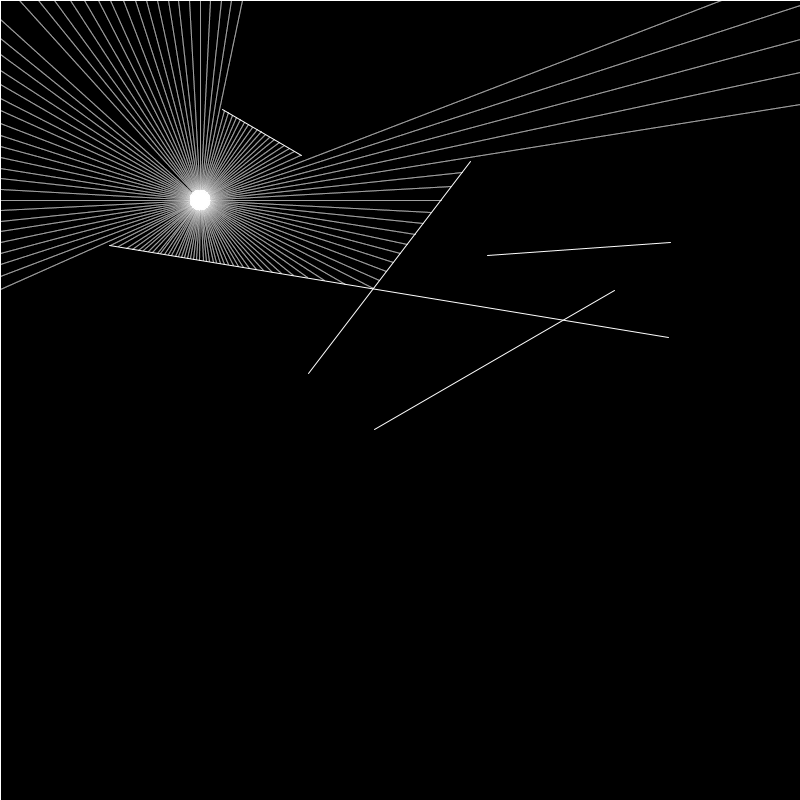
Frame 1 (no input)
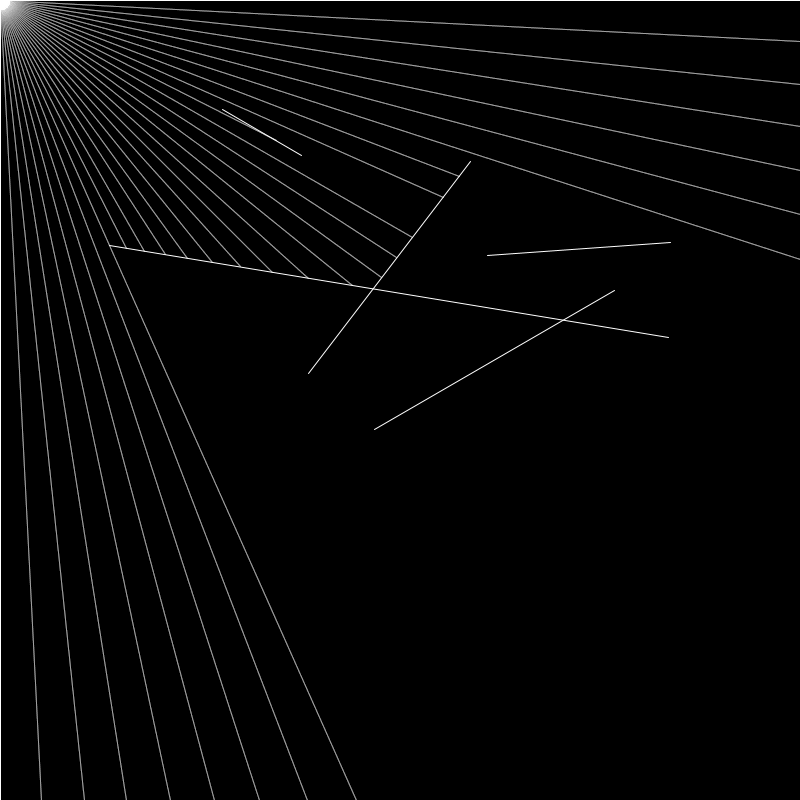
Frame 60 (the mouse pressed at the canvas centre just before this capture)
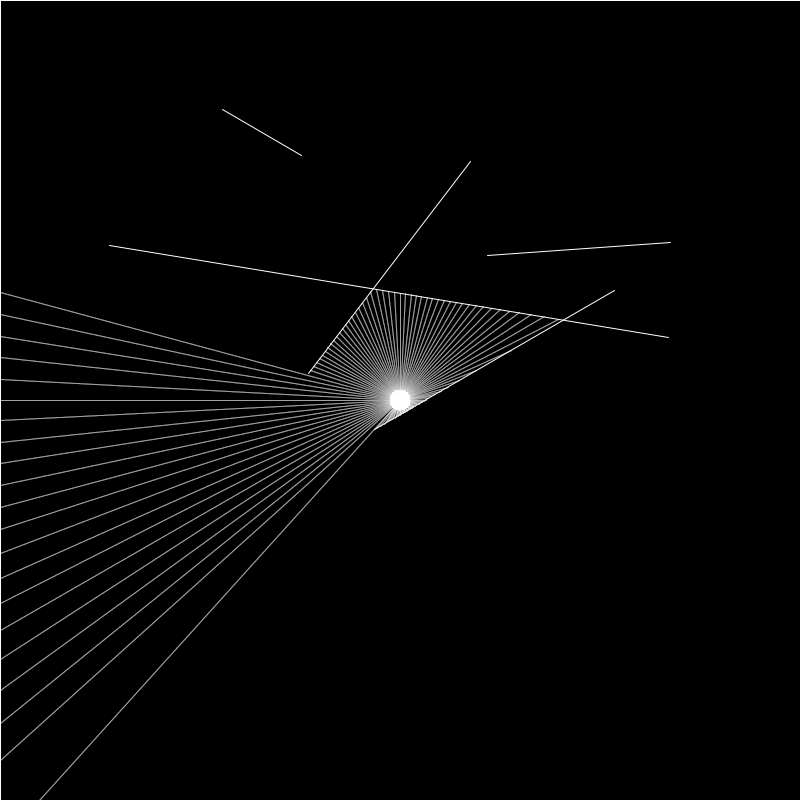
Frame 120 (the mouse held since frame 60 and released just before this capture)

The Processing sketch that drew these frames (run headless with seeded random() and noise(); from frame 60 on, the mouse is pressed at the canvas centre):

// Processing sketch: raycasting2D
// ── raycasting2D.pde
ArrayList<Boundary> walls;
Particle particle;

void setup() {
  size(800, 800);
  walls = new ArrayList<Boundary>();
  for (int i = 0; i < 5; i++) {
    walls.add(new Boundary(random(100, 700), random(100, 700), random(100, 700), random(100, 700)));
    walls.add(new Boundary(0, 0, width, 0));
    walls.add(new Boundary(width, 0, width, height));
    walls.add(new Boundary(width, height, 0, height));
    walls.add(new Boundary(0, height, 0, 0));    
  }
  particle = new Particle();
}

void draw() {
  background(0);
  for (Boundary wall : walls) {
    wall.render();
    particle.look(walls);
  }
  particle.render();
  particle.update(mouseX, mouseY);
}

// ── boundary.pde
class Boundary {

  PVector a, b;
  
  Boundary(float x1, float y1, float x2, float y2) {
    this.a = new PVector(x1, y1);
    this.b = new PVector(x2, y2);
  }
  
  void render(){
    stroke(255);
    line(a.x, a.y, b.x, b.y);
  }
}

// ── particle.pde
class Particle {

  PVector pos;
  ArrayList<Ray> rays;

  Particle() {
    pos = new PVector(200, 200);
    rays = new ArrayList<Ray>();
    for (int i  =0; i < 360; i += 3) {
      rays.add(new Ray(pos, radians(i)));
    }
  }

  void render() {
    fill(255);
    ellipse(pos.x, pos.y, 4, 4);
    for ( int i = 0; i < rays.size(); i++) {
      rays.get(i).render();
    }
  }

  void look(ArrayList<Boundary> walls) {
    for ( Ray ray : rays) {
      PVector closest = null;
      float record = height + width;
      for (Boundary wall : walls) {
        PVector pt = ray.cast(wall);
        if (null != pt) {
          float d = PVector.dist(pos, pt);
          if (d < record) {
            record = d;
            closest = pt;
          }
        }
      }
      if (null != closest) {
        stroke(255, 10);
        line(pos.x, pos.y, closest.x, closest.y);
      }
    }
  }

  void update(float x, float y) {
    pos.set(x, y);
  }
}

// ── ray.pde
class Ray {

  PVector pos, dir;

  Ray(PVector pos, float angle) {
    this.pos = pos;
    dir = PVector.fromAngle(angle);
  }

  void render() {
    stroke(255);
    pushMatrix();
    translate(pos.x, pos.y);
    line(0, 0, 10 * dir.x, 10 * dir.y);
    popMatrix();
  }
  
  void lookAt(float x, float y){
    dir.x = x - pos.x;
    dir.y = y - pos.y;
    dir.normalize();
  }

  PVector cast(Boundary wall) {
    PVector pt = new PVector(0,0);
    float x1 = wall.a.x;
    float y1 = wall.a.y;
    float x2 = wall.b.x;
    float y2 = wall.b.y;
    float x3 = pos.x;
    float y3 = pos.y;
    float x4 = pos.x + dir.x;
    float y4 = pos.y + dir.y;
    float den = (x1 - x2) * (y3 - y4) - (y1 - y2) * (x3 - x4);
    if (den == 0) {
      return null;
    } else {
      float t = ((x1 - x3) * (y3 - y4) - (y1 - y3) * (x3 - x4)) / den;
      float u = -((x1 - x2) * (y1 - y3) - (y1 - y2) * (x1 - x3)) / den;
      if (t > 0 && t < 1 && u > 0) {
        pt.x = x1 + t * (x2 - x1);
        pt.y = y1 + t * (y2 - y1);        
        return pt;
      } else {
        return null;
      }
    }
  }
}
